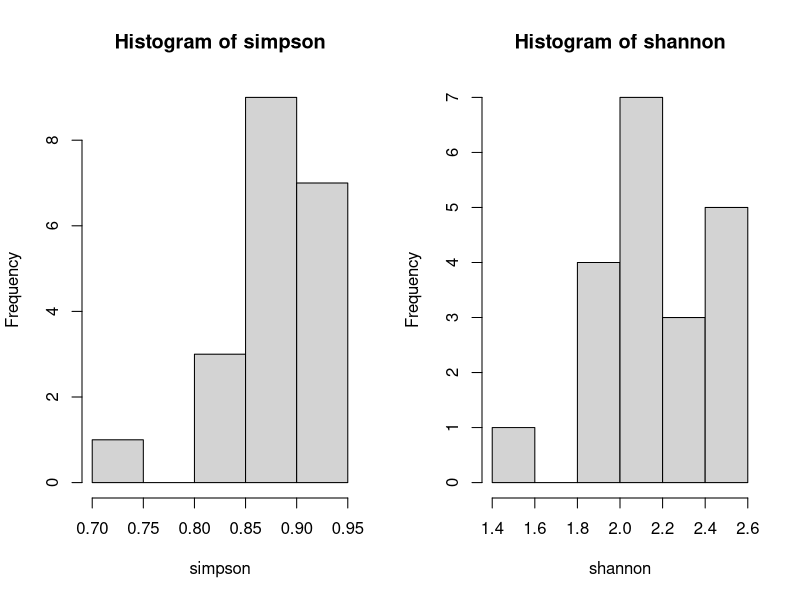
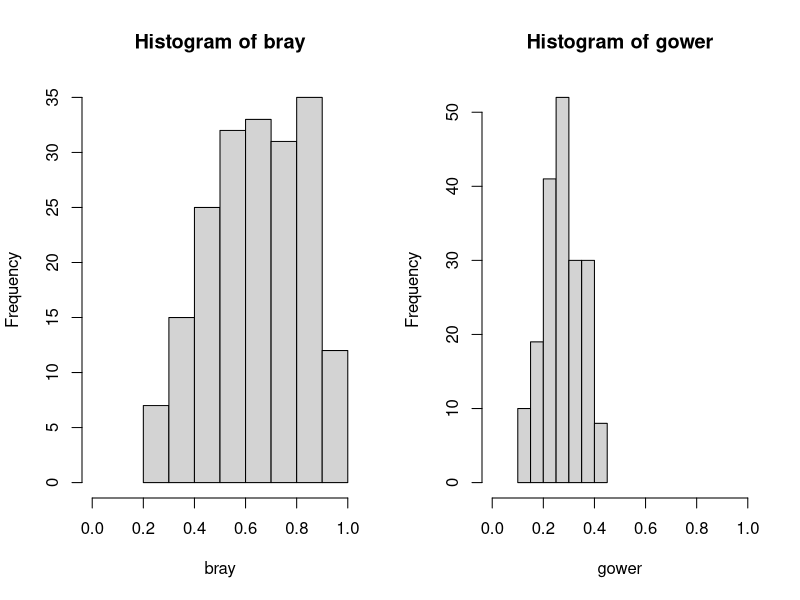
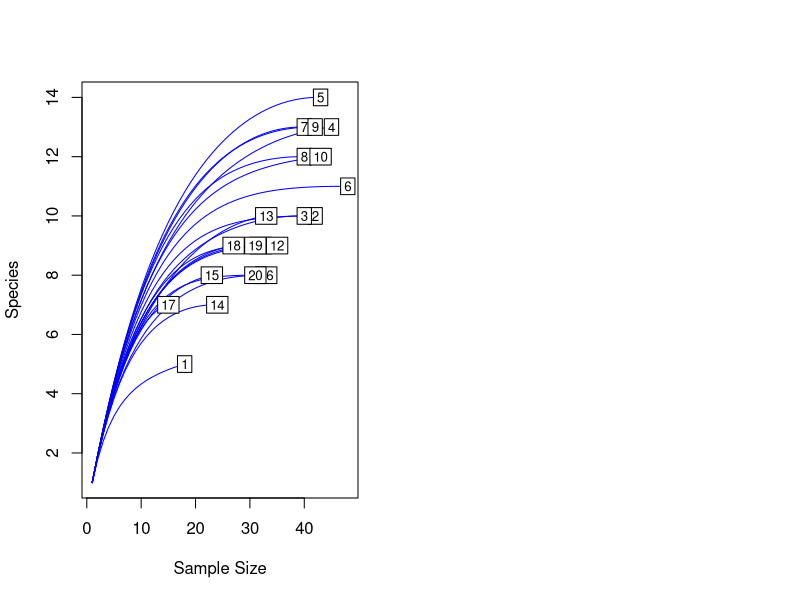
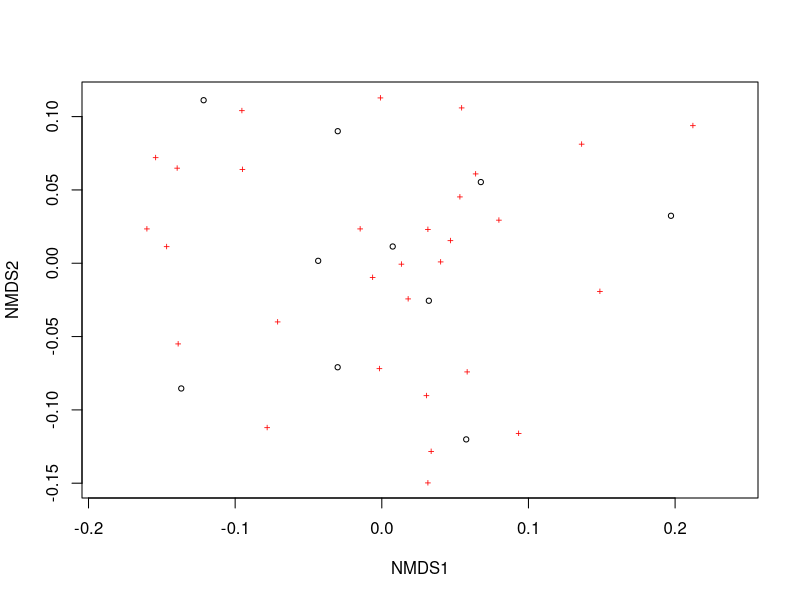
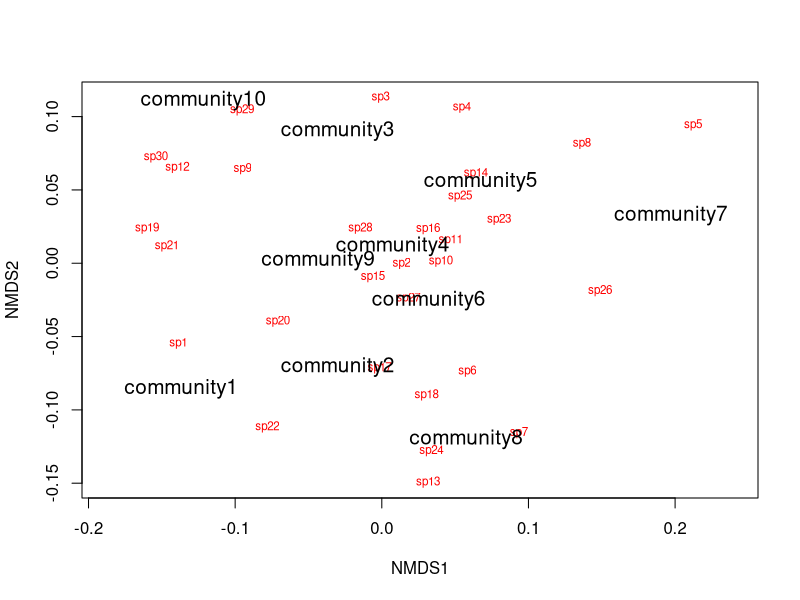
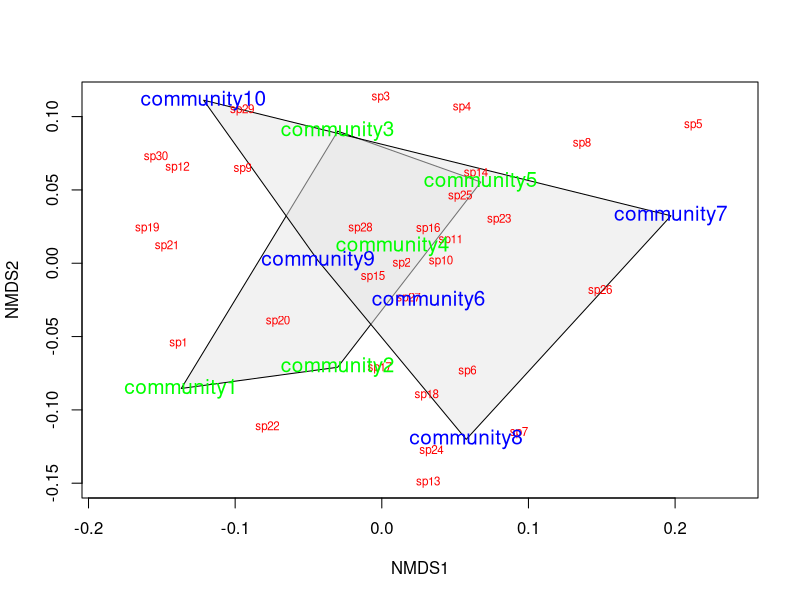

Write R code to recreate these figures, in order.
# Vegan
# SAA
# 2017 04 26

install.packages("vegan")
library(vegan)

data(package = "vegan") # names of data sets in the package
data(dune) # Vegetation and Environment in Dutch Dune Meadows
str(dune) #a data frame of observations of 30 species at 20 sites


diversity(dune,index = "simpson") # calculate Simpson's 1-D Index of Diversity for each site. # closer to 1 = greater diversity

simpson <- diversity(dune,index = "simpson") # calculate Simpson's 1-D Index of Diversity for each site. # closer to 1 = greater diversity

shannon <- diversity(dune) # note that Shannon's is default
shannon #Typically ranges from 1.5 - 3.4, higher = more diverse 

# lets compare the two
par(mfrow = c(1, 2))  # use par to generate panels with 1 row of 2 graphs
hist(simpson)
hist(shannon)


par(mfrow = c(1, 2))
bray = vegdist(dune, "bray") 
gower = vegdist(dune, "gower")
hist(bray, xlim = range(0.0,1.0))
hist(gower, xlim = range(0.0,1.0))

# Rarefaction

spAbund <- rowSums(dune)  #gives the number of individuals found in each plot
spAbund # view observations per plot 

raremin <- min(rowSums(dune))  #rarefaction uses the smallest number of observations per sample to extrapolate the expected number if all other samples only had that number of observations
raremin # view smallest # of obs (site 17)

sRare <- rarefy(dune, raremin) # now use function rarefy
sRare #gives an "expected"rarefied" number of species (not obs) if only 15 individuals were present

rarecurve(dune, col = "blue") # produces rarefaction curves # squares are site numbers positioned at observed space. To "rarefy" a larger site, follow the rarefaction curve until the curve corresponds with the lesser site obs. This gives you rarefied species richness

# Non-Metric Multidimensional Scaling

set.seed(2) # random no. generator / way to specify seeds, 2=no. of integers?
community_matrix=matrix(
  sample(1:100,300,replace=T),nrow=10, # counts up to 100, 300 cells
  dimnames=list(paste("community",1:10,sep=""),paste("sp",1:30,sep="")))
head(community_matrix)

example_NMDS=metaMDS(community_matrix, # Our community-by-species matrix
                     k=2) # The number of reduced dimensions. Increase if high stress is problem. 

#"The stress, or the disagreement between 2-D configuration and predicted values from the regression"

#A good rule of thumb: stress > 0.05 provides an excellent representation in reduced dimensions, > 0.1 is great, >0.2 is good/ok, and stress > 0.3 provides a poor representation
par(mfrow = c(1, 1))
plot(example_NMDS)

ordiplot(example_NMDS,type="n") #Ordination plot function especially for congested plots
orditorp(example_NMDS,display="species",col="red",air=0.01) #The function adds text or points to ordination plots
orditorp(example_NMDS,display="sites",cex=1.25,air=0.01)

treat=c(rep("Treatment1",5),rep("Treatment2",5))
ordiplot(example_NMDS,type="n")
ordihull(example_NMDS,groups=treat,draw="polygon",col="grey90",label=F)
orditorp(example_NMDS,display="species",col="red",air=0.01)
orditorp(example_NMDS,display="sites",col=c(rep("green",5),rep("blue",5)),
         air=0.01,cex=1.25)